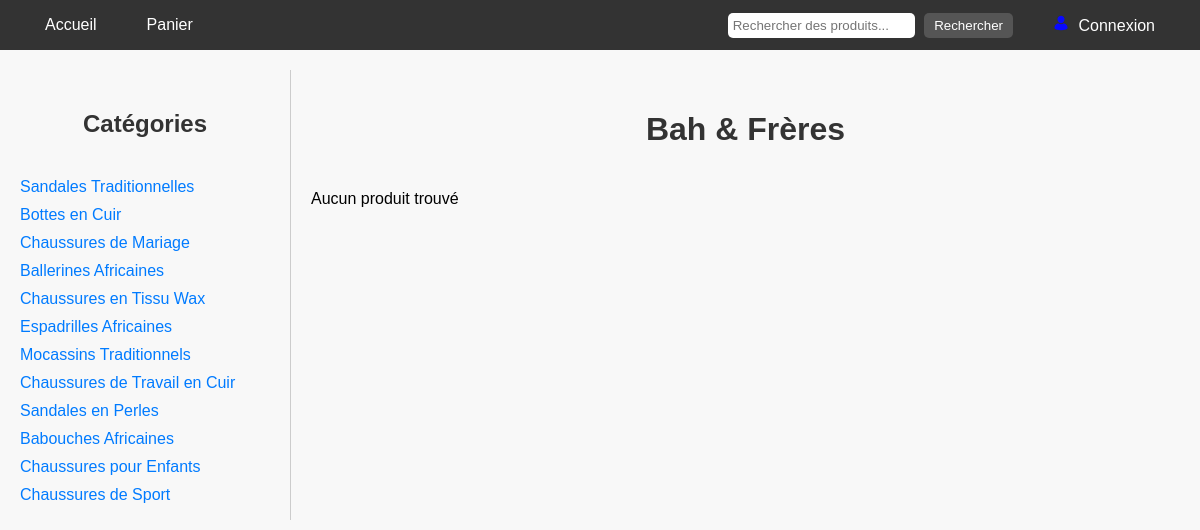
The page / on the database its author committed.
### tables this page shows
CREATE TABLE categories (
    id INT AUTO_INCREMENT PRIMARY KEY,
    name VARCHAR(255) NOT NULL,
    product_name VARCHAR(255) 
);

### models/categoriModel.php (called while the page is built, shortened)
<?php
class CategoryModel {
    private $db;
    public function __construct($database) {
        $this->db = $database;
    }
    public function getAllCategories() {
        $query = $this->db->prepare("SELECT * FROM categories");
        $query->execute();
        return $query->fetchAll(PDO::FETCH_ASSOC);
    }
}

### controllers/productController.php (called while the page is built, shortened)
<?php
class ProductController {
    private $model;
    public function __construct($model) {
        $this->model = $model;
    }
    public function showAllProducts($page = 1, $limit = 10) {
        $offset = ($page - 1) * $limit;
        $products = $this->model->getAllProducts($limit, $offset);
        include './views/productview.php';
    }
}
?>

### views/categoriView.php (the view, shortened to what this page needs)
<!DOCTYPE html>
<html>
<head>
    <link rel="stylesheet" href="style.css">
</head>
<body>
    <h2>Catégories</h2>
    <ul>
        <?php if (!empty($categories)): ?>
            <?php foreach ($categories as $category): ?>
                <li>
                    <a href="index.php?action=viewProducts&category_id=<?php echo htmlspecialchars($category['id']); ?>">
                        <?php echo htmlspecialchars($category['name']); ?>
                    </a>
                </li>
            <?php endforeach; ?>
        <?php else: ?>
            <li>Aucune catégorie trouvée</li>
        <?php endif; ?>
    </ul>
</body>
</html>

### index.php (shortened to what this page needs)
<?php
require_once '_config/db.php';
require_once 'controllers/productController.php';
require_once 'models/categoriModel.php';
require_once 'controllers/categoriController.php';
if (isset($_SESSION['id_superUser'])) {
    require_once 'views/includes/headerSuperAdmin.php';
} elseif (isset($_SESSION['id_user'])) {
    require_once 'views/includes/headerAdmin.php';
} else {
    require_once 'views/includes/headerUser.php';
}
$categoryModel = new CategoryModel($database);
$categories = $categoryModel->getAllCategories();
?>
<!DOCTYPE html>
<html>
<head>
</head>
<body>
    <div class="container">
        <div class="category-view">
            <?php include 'views/categoriview.php'; ?>
        </div>
        <div class="product-view">
            <?php
            $productModel = new ProductModel($database);
            $productController = new ProductController($productModel);
            $productController->showAllProducts();
            ?>
        </div>
    </div>
</body>
</html>

### views/includes/headerUser.php (shortened to what this page needs)
<!DOCTYPE html>
<html lang="fr">
<head>
   <link rel="stylesheet" href="public/style.css">
</head>
<body>
    <header>
        <nav>
            <ul>
                <li><a href="index.php">Accueil</a></li>
                <li><a href="./views/actionsClients/panier.php">Panier</a></li>
            </ul>
            <ul>
                <li>
                    <div class="search-container">
                    <form action="./views/recherche_client.php" method="get">
                 <input type="text" name="query" placeholder="Rechercher des produits...">
                <button type="submit">Rechercher</button>
            </form>
                    </div>
                </li>
                <li>
                    <a href="./views/connexion.php">
                        <img src="public/assets/img/icones/avatar-de-connexion.png" alt="Connexion" class="icon">
                        Connexion
                    </a>
                </li>
            </ul>
        </nav>
    </header>
</body>
</html>

### views/productView.php (shortened to what this page needs)
<!DOCTYPE html>
<html>
<head>
</head>
<body>
    <h1>Bah & Frères</h1>
    <?php if (!empty($products)): ?>
        <div class="products">
            <?php foreach ($products as $product): ?>
                <div class="product">
                    <img src="<?php echo htmlspecialchars($product['image_url']); ?>" alt="<?php echo htmlspecialchars($product['name']); ?>">
                    <h2><?php echo htmlspecialchars($product['name']); ?></h2>
                    <p><?php echo htmlspecialchars($product['description']); ?></p>
                    <p>Prix: <?php echo htmlspecialchars($product['price']); ?> FCFA</p>
                    <p>Stock: <?php echo htmlspecialchars($product['stock']); ?></p>
                    <form action="index.php" method="POST">
                        <input type="hidden" name="action" value="add_to_cart">
                        <input type="hidden" name="product_id" value="<?php echo $product['id']; ?>">
                        <button type="submit">Ajouter au panier</button>
                    </form>
                </div>
            <?php endforeach; ?>
        </div>
        <div class="pagination">
            <?php for ($i = 1; $i <= $totalPages; $i++): ?>
                <a href="?page=<?php echo $i; ?>" class="pagination-link"><?php echo $i; ?></a>
            <?php endfor; ?>
        </div>
    <?php else: ?>
        <p>Aucun produit trouvé</p>
    <?php endif; ?>
</body>
</html>

### public/style.css (style rules this page uses)
body { font-family: Arial, sans-serif; margin: 0; padding: 0; }
header { background-color: #333; color: white; padding: 10px 0; }
nav { display: flex; justify-content: space-between; align-items: center; padding: 0 20px; }
nav ul { list-style-type: none; margin: 0; padding: 0; display: flex; align-items: center; }
nav ul li { margin: 0 15px; display: flex; align-items: center; }
nav ul li a { color: white; text-decoration: none; padding: 5px 10px; transition: background-color 0.3s, color 0.3s; }
.search-container { display: flex; align-items: center; }
.search-container input[type="text"] { padding: 5px; border: none; border-radius: 5px; margin-left: 5px; }
.search-container button { background-color: #555; color: white; border: none; padding: 5px 10px; margin-left: 5px; border-radius: 5px; cursor: pointer; transition: background-color 0.3s; }
.icon { width: 16px; height: 16px; margin-right: 5px; }
body { font-family: Arial, sans-serif; background-color: #f8f8f8; margin: 0; padding: 0; }
h1 { text-align: center; color: #333; padding: 20px 0; }
h1, h2 { color: #333; }
ul { list-style-type: none; padding: 0; }
ul li { margin: 10px 0; }
ul li a { text-decoration: none; color: #007bff; }
img { max-width: 50px; height: auto; }

### index.php (style rules this page uses)
body { font-family: Arial, sans-serif; background-color: #f8f8f8; margin: 0; padding: 0; }
h1, h2 { text-align: center; color: #333; padding: 20px 0; }
.container { display: flex; justify-content: space-between; padding: 20px; gap: 20px; }
.product-view { flex: 3; }
.category-view { width: 250px; border-right: 1px solid #ccc; padding-right: 20px; }
.category-view ul { list-style-type: none; padding: 0; }
.category-view li { margin: 10px 0; }
.category-view a { color: #007bff; text-decoration: none; }

### views/productView.php (style rules this page uses)
body { font-family: Arial, sans-serif; background-color: #f8f8f8; margin: 0; padding: 0; }
h1 { text-align: center; color: #333; padding: 20px 0; }

### rows shown on the page
categories: name "Sandales Traditionnelles"
categories: name "Bottes en Cuir"
categories: name "Chaussures de Mariage"
categories: name "Ballerines Africaines"
categories: name "Chaussures en Tissu Wax"
categories: name "Espadrilles Africaines"
categories: name "Mocassins Traditionnels"
categories: name "Chaussures de Travail en Cuir"
categories: name "Sandales en Perles"
categories: name "Babouches Africaines"
categories: name "Chaussures pour Enfants"
categories: name "Chaussures de Sport"
